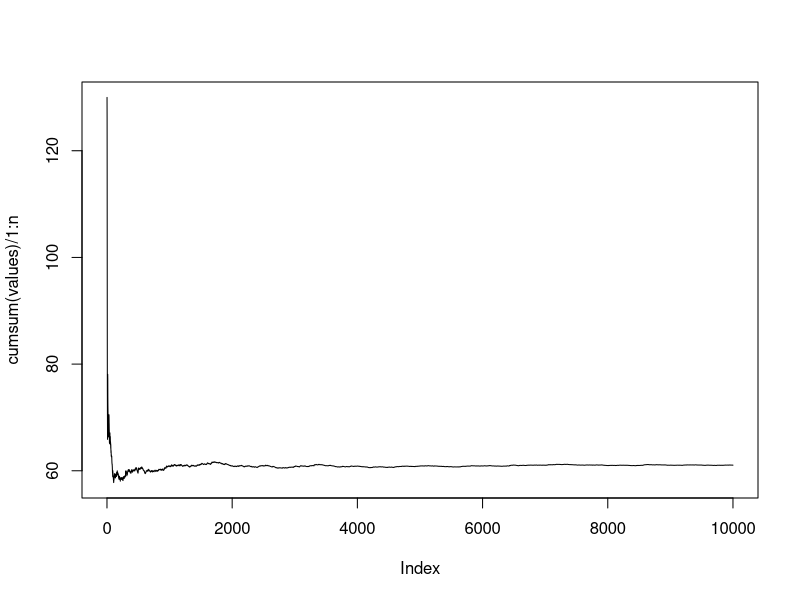

The R source for this figure:


getUniform <- function(L, R, times = 1){ # Uniforme en [L, R]
	return(floor((R - L + 1) * runif(times)) + L)
}

getDiceSum <- function(){
	return(getUniform(1, 6) + getUniform(1, 6))
}

getSimulation <- function(){
	throws <- 0
	used <- 0
	visited <- rep(0, 12)
	while(used < 11){
		s <- getDiceSum()
		if(visited[s] == 0) {
			visited[s] <- 1
			used <- used + 1
		}
		print(visited)
		throws <- throws + 1
	}
	return(throws)
}

getStudy <- function(times){
	ans <- NULL
	for(i in 1 : times){
		ans <- c(ans, getSimulation())
	}
	return(ans)
}

pdf("Pregunta1.pdf")


n <- 10000 # Tomamos 10^4 resultados
values <- getStudy(n) # Obtenemos un arreglo de resultados

plot(cumsum(values) / 1 : n, type = "l") # Hacemos la grafica de los promedios en cada punto de los resultados
